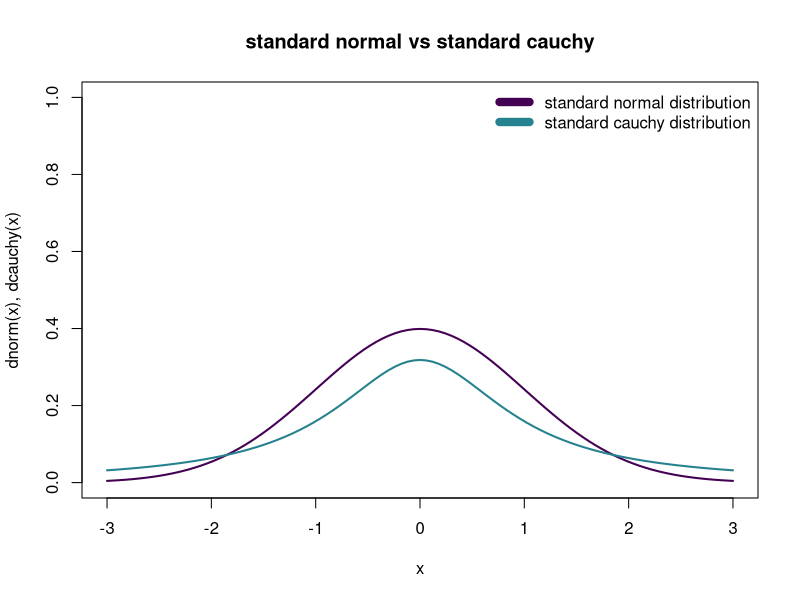
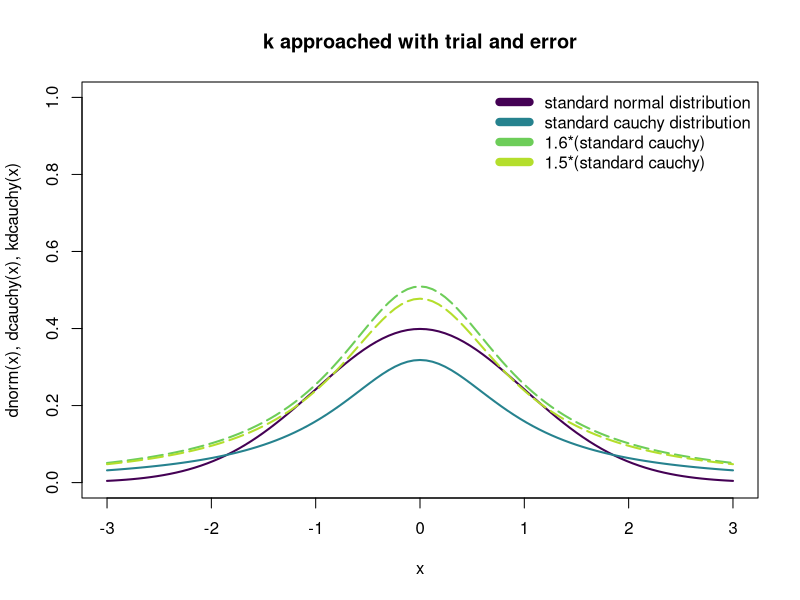
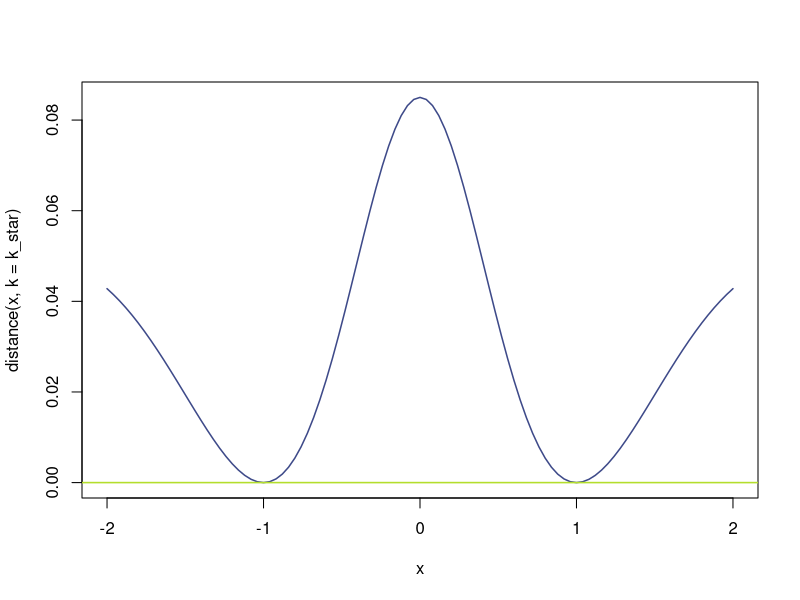
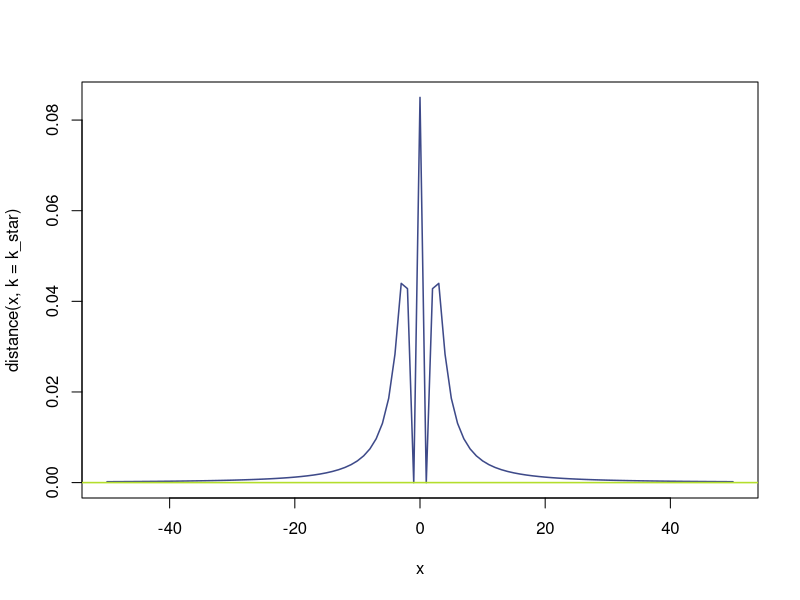
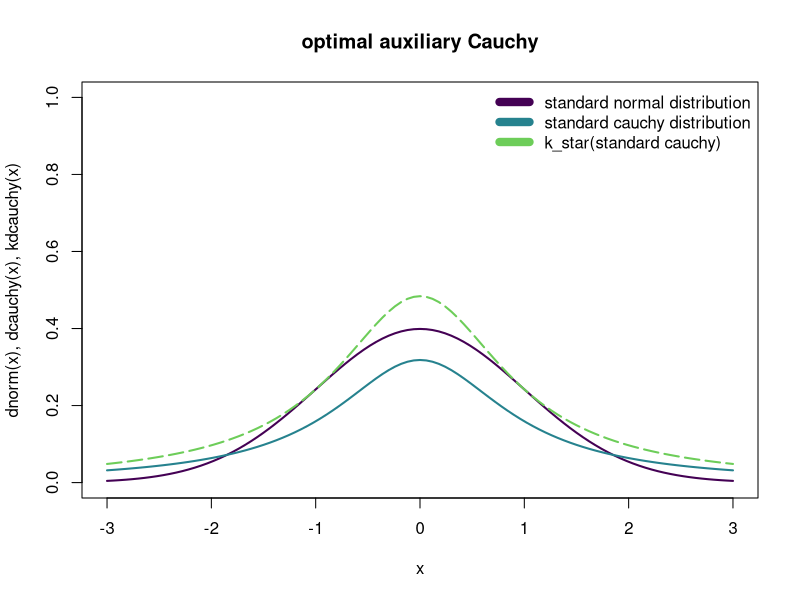
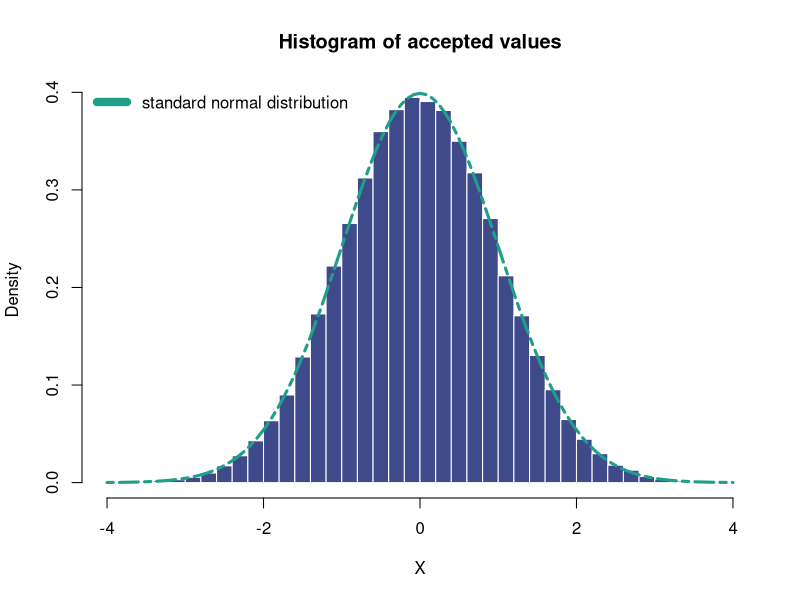
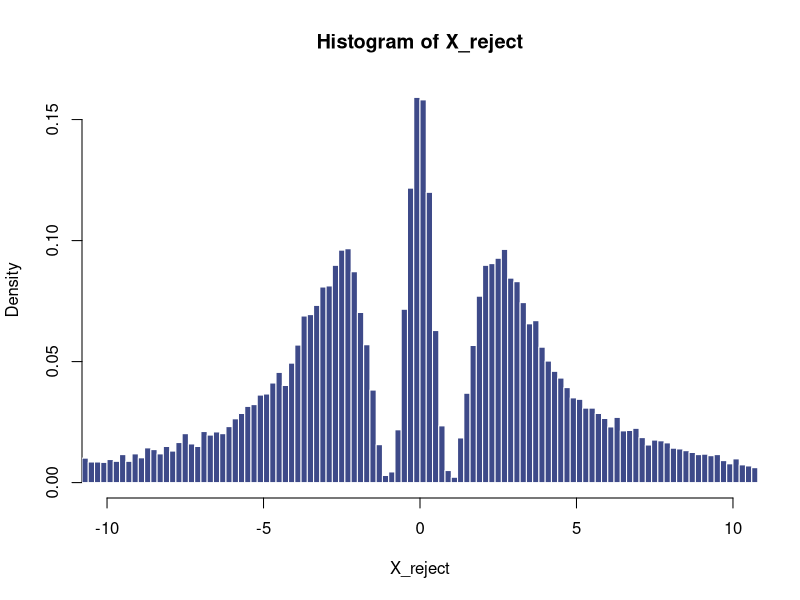
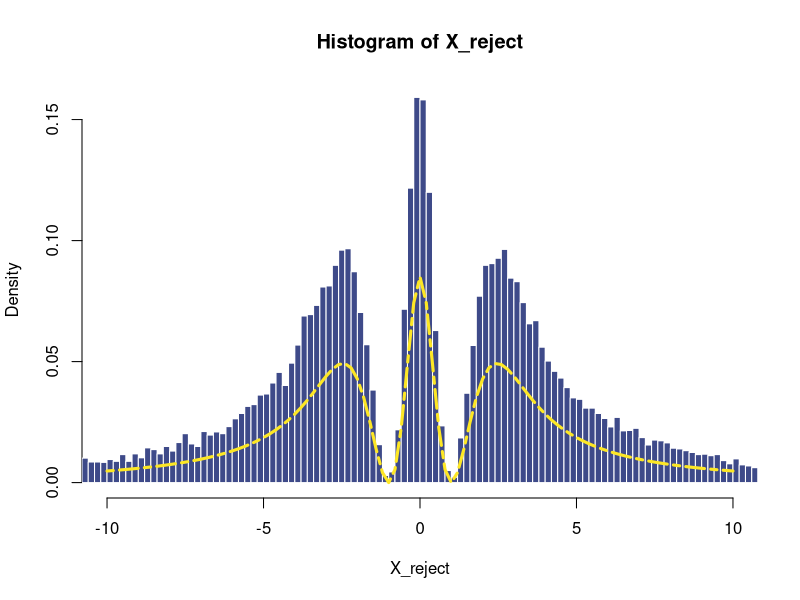

Recreate these plots in R, in order.
## ---- chunk 1
require('viridis',quietly = T)
require('psych',quietly = T)
## ---- chunk 2

cols=viridis(n=10)[1:10]
  
curve(dnorm(x), col=cols[1], lwd=2, ylim=c(0,1), xlim=c(-3,3), ylab = 'dnorm(x), dcauchy(x)')
curve(dcauchy(x), lwd=2, add=T, col=cols[5])

legend('topright', legend = c('standard normal distribution','standard cauchy distribution'),bty = 'n', col = c(cols[1], cols[5]), cex = 1, lwd = 8)
title('standard normal vs standard cauchy')

## ---- chunk 3
curve(dnorm(x), col=cols[1], lwd=2, ylim=c(0,1), xlim=c(-3,3), ylab = 'dnorm(x), dcauchy(x), kdcauchy(x)')
curve(dcauchy(x), lwd=2, add=T, col=cols[5])      
curve(1.6*(dcauchy(x)), lwd=2, add=T, col=cols[8], lty=5)
curve(1.5*(dcauchy(x)), lwd=2, add=T, col=cols[9], lty=5)

legend('topright', legend = c('standard normal distribution','standard cauchy distribution', '1.6*(standard cauchy)', '1.5*(standard cauchy)'),bty = 'n', col = c(cols[1], cols[5], cols[8], cols[9]), cex = 1, lwd = 8)
title('k approached with trial and error')
## ---- chunk 4
#function that returnes the distance between the two distros given k
distance<- function(x, k=1.6){
  normale=dnorm(x)
  cauchyy=k*dcauchy(x)
  return(cauchyy-normale)
}

#function that gives us the minimum distance between all (with a little bit of approximation)
#the points of the two distribution for every k
ksearch<-function(k){
  k_try=k
  x_grid=seq(-1,1,length=100000)
  return(min(distance(x_grid,k_try)))
}

#our optimal k will be the k that minimize this function.
k_star=uniroot(ksearch, c(1.5,1.6))$root
print(k_star)


## ---- chunk 5
curve(distance(x, k = k_star), from = -2, to=2, col=cols[3], lwd=1.5)
abline(h=0.00, col=cols[9], lwd=1.5)
## ---- chunk 6
curve(distance(x, k = k_star), from = -50, to=50, col=cols[3], lwd=1.5)
abline(h=0.00, col=cols[9], lwd=1.5)

## ---- chunk 7
curve(dnorm(x), col=cols[1], lwd=2, ylim=c(0,1), xlim=c(-3,3), ylab = 'dnorm(x), dcauchy(x), kdcauchy(x)')
curve(dcauchy(x), lwd=2, add=T, col=cols[5])      
curve(k_star*(dcauchy(x)), lwd=2, add=T, col=cols[8], lty=5)

legend('topright', legend = c('standard normal distribution','standard cauchy distribution', 'k_star(standard cauchy)'),bty = 'n', col = c(cols[1], cols[5], cols[8]), cex = 1, lwd = 8)
title('optimal auxiliary Cauchy')
## ---- chunk 8
#target function
ef=function(x){
  dnorm(x)
}
#auxiliary function
q=function(x){
  dcauchy(x)
}
#choose k
k=k_star

#simulation setting
n_sim_aux=100000
Y=c()
E=c()

#running the simulation
for(i in 1:n_sim_aux){
  Y[i]=rcauchy(1)
  E[i]=rbinom(1,size=1,prob=ef(Y[i])/(k*q(Y[i])))
}

#keep only the values in the acceptance region
X=Y[E==1]
## ---- chunk 9
summary(X)
hist(X,prob=TRUE, col = cols[3], border = 'white', main='Histogram of accepted values', breaks = 40)
curve(dnorm,add=TRUE,col=cols[6],lwd=3, lty=6)

legend('topleft', legend = c('standard normal distribution'),bty = 'n', col = c(cols[6]), cex = 1, lwd = 8)
## ---- chunk 10
X=Y[E==1]

prop.table(table(E))
## ---- chunk 11

set.seed(123)

res=c()

for(j in 1:10){
  for(i in 1:n_sim_aux){
    Y[i]=rcauchy(1)
    E[i]=rbinom(1,size=1,prob=ef(Y[i])/(k*q(Y[i])))
  }
  
  
  X=Y[E==1]
  
  res[j]=prop.table(table(E))[2]
}

mean(res)
## ---- chunk 12
1/k
## ---- chunk 13
mean(res)
## ---- chunk 14
X_reject=Y[E==0]
hist(X_reject, col = cols[3], border = 'white', breaks=1000000, xlim=c(-10, 10), prob=T)
summary(X_reject)
## ---- chunk 15
distance <- function(x, k=k_star){
  normale=dnorm(x)
  cauchyy=k*dcauchy(x)
  return(cauchyy-normale)
}

integrate(f= distance, lower = -50000, upper=50000)
## ---- chunk 16
k_star - 1
## ---- chunk 17
hist(X_reject, col = cols[3], border = 'white', breaks=1000000, xlim=c(-10, 10), prob=T)
curve(distance(x),add=TRUE,col=cols[10],lwd=3, lty=6)
## ---- chunk 18
my_density <- function(x) distance(x)/(k_star-1)
integrate(f= my_density, lower = -90000, upper=90000)
## ---- chunk 19
hist(X_reject, col = cols[3], border = 'white', breaks=1000000, xlim=c(-10, 10), prob=T)
curve(distance(x),add=TRUE,col=cols[10],lwd=3, lty=6)
curve(my_density(x), add=T, col=cols[6], lwd=3)

legend('topright', legend = c('non-normalized','normalized density funct'),bty = 'n', col = c(cols[10], cols[6]), cex = 1, lwd = 8)
## ---- chunk 20
set.seed(123)
data= rpois(n=10, lambda = 2)
prior<- function(x) dgamma(x, 1, 1)
plot(prop.table(table(data)), col=cols[3], ylim=c(0, 1), xlim=c(-0.2,4), lwd=3)
curve(prior, add=T, col=cols[9], lwd=3)
legend('topright', legend = c('prior'),bty = 'n', col = c(cols[9]), cex = 1, lwd = 8)
## ---- chunk 21
alpha_post=sum(data)+1
beta_post=length(data)+1

exact_like=1/prod(factorial(data))*gamma(alpha_post)/(beta_post^alpha_post)
exact_like
## ---- chunk 22
posterior<-function(x) dgamma(x, alpha_post, beta_post)

plot(prop.table(table(data)), col=cols[3], ylim=c(0, 1), xlim=c(-0.2,4), lwd=3)
curve(posterior, add=T, col=cols[6], lwd=3)
curve(prior, add=T, col=cols[9], lwd=3)
legend('topright', legend = c('prior', 'posterior'),bty = 'n', col = c(cols[9],cols[6]), cex = 1, lwd = 8)
## ---- chunk 23

likelihood_func<- function(data, lambda) prod(dpois(x = data, lambda = lambda))
like_func_vec<- Vectorize(FUN = likelihood_func, vectorize.args = 'lambda')

harm.mean.like<- function(n=10000){
  theta=rgamma(n,alpha_post, beta_post)
  likelihoods=like_func_vec(data, lambda=theta)
  return (harmonic.mean(likelihoods))
}

## ---- chunk 24
Harmmean=c()
for(i in 1:1000) Harmmean[i]=harm.mean.like()
hist(Harmmean, col=cols[3], border='white',main = 'Estimation via Harmonic mean')
abline(v = exact_like, col=cols[10], lwd=3, lty=3)
abline(v=mean(Harmmean), col=cols[6], lwd=3, lty=3)
legend('topleft', legend = c('exact likelihood', 'HM estimation'),bty = 'n', col = c(cols[10], cols[6]), cex = 1, lwd = 8)
## ---- chunk 25
bias=mean(Harmmean)-exact_like
bias
## ---- chunk 26
varianz=var(Harmmean)
varianz
## ---- chunk 27
MSE=varianz+bias^2
MSE
## ---- chunk 28
mean((Harmmean-exact_like)^2)
## ---- chunk 29
curve(posterior, xlim=c(-1,6), col=cols[6], lwd=3, ylim=c(0, 1.5))
curve(dcauchy(x, 2.2, 0.2)*(x>0), add=T, col=cols[3], lwd=2, lty=2)
curve(dcauchy(x, 2.2, 0.5)*(x>0), add=T, col=cols[10], lwd=2, lty=2)
legend('topright', legend = c('posterior', 'dcauchy(x, 2.2, 0.2)*(x>0)', 'dcauchy(x, 2.2, 0.5)*(x>0)'),bty = 'n', col = c(cols[6], cols[10], cols[3]), cex = 1, lwd = 8)
## ---- chunk 30
#function that returnes the distance between the two distros given beta in a point
distance<- function(x, beta=0.3){
  posterior=dgamma(x, alpha_post, beta_post)
  cauchyy=dcauchy(x, 2.2, beta)
  return(abs(cauchyy-posterior))
}

#function that gives us the sum of the distance between 100000 points of the two distribution for every k
bsearch<-function(beta){
  beta_try=beta
  x_grid=seq(0,5,length=100000)
  return(sum(distance(x_grid,beta_try)))
}

#our optimal beta will be the beta that minimize this function.
beta_star = optimize(bsearch, interval = c(0.2, 0.5), maximum = F)
beta_star=beta_star$minimum
beta_star
## ---- chunk 31
curve(posterior, xlim=c(-1,6), col=cols[6], lwd=3, ylim=c(0, 1.5))
curve(dcauchy(x, 2.2, beta_star)*(x>0), add=T, col=cols[3], lwd=2.5)
q<-function(x) dcauchy(x, 2.2, beta_star)
legend('topright', legend = c('posterior', 'dcauchy(x, 2.2, 0.3382)*(x>0)'),bty = 'n', col = c(cols[6], cols[3]), cex = 1, lwd = 8)
## ---- chunk 32

likelihood_func<- function(data, lambda) prod(dpois(x = data, lambda = lambda))
like_func_vec<- Vectorize(FUN = likelihood_func, vectorize.args = 'lambda')
weigth_func <- function(x) prior(x)/q(x)
importance_sampling<- function(n=10000){
  theta=rcauchy(n, 2.2, beta_star)
  theta=theta[theta>0]
  result=(sum(like_func_vec(data, lambda=theta)*weigth_func(theta)))/sum(weigth_func(theta))
  return (result)
}

## ---- chunk 33
IS_result=c()
for(i in 1:1000) IS_result[i]=importance_sampling()
hist(IS_result, col=cols[3], border='white')
abline(v = exact_like, col=cols[10], lwd=3, lty=3)
abline(v=mean(IS_result), col=cols[6], lwd=3, lty=3)
legend('topright', legend = c('exact likelihood', 'IS estimation'),bty = 'n', col = c(cols[10], cols[6]), cex = 1, lwd = 8)
## ---- chunk 34
bias=mean(IS_result)-exact_like
bias
## ---- chunk 35
varianz=var(IS_result)
varianz
## ---- chunk 36
MSE=varianz+bias^2
MSE
## ---- chunk 37
mean((IS_result-exact_like)^2)
## ---- chunk 38
runningmean1=cumsum((Harmmean))/(1:length(Harmmean))
runningmean2=cumsum((IS_result))/(1:length(IS_result))
plot(1:1000,runningmean1,type="l", ylim=c(0.2*10^-7.9, 0.9*10^-7.8), col=cols[3], lwd=3)
lines(1:1000,runningmean2,col=cols[6], lwd=3)
abline(h=exact_like, lty=2, col=cols[9], lwd=3)
legend('topleft', legend = c('IS estimation', 'HM estimation', 'exact'),bty = 'n', col = c(cols[3], cols[6], cols[9]), cex = 1, lwd = 8)
